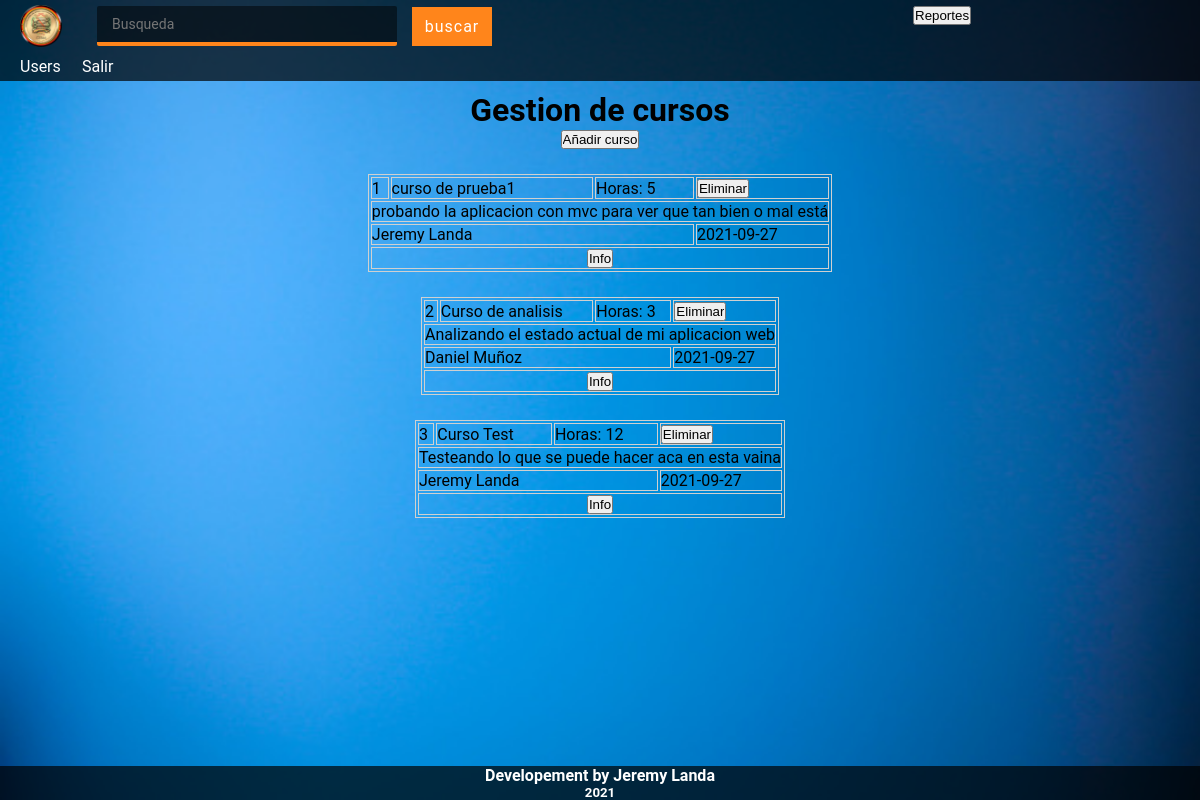
The page / (signed in) on the database its author committed.
### tables this page shows
CREATE TABLE cursos(
  curso_id INT(9) PRIMARY KEY AUTO_INCREMENT,
  curso_name VARCHAR(80) NOT NULL,
  curso_description TEXT,
  curso_contralor VARCHAR(30),
  curso_fecha DATE NOT NULL,
  curso_horas INT (3),
  FULLTEXT KEY search(curso_name, curso_contralor)
);

### controllers/ViewController.php (called while the page is built)
<?php
class ViewController {
	private static $view_path = './views/';
	public function load_view($view) {
		require_once( self::$view_path . 'header.php' );
		require_once( self::$view_path . $view . '.php' );
		require_once( self::$view_path . 'footer.php' );
	}
}

### index.php (called while the page is built, shortened)
<?php
require_once('./controllers/Autoload.php');
$route = isset($_GET['r']) ? $_GET['r'] : 'home';
$mexflix = new Router($route);

### controllers/Autoload.php (called while the page is built, shortened)
<?php
class Autoload
{
	public function __construct()
	{
		spl_autoload_register(function ($class_name){
			$models_path = './models/' . $class_name . '.php';
			$controllers_path = './controllers/' . $class_name . '.php';
		});
	}
}

### models/Model.php (called while the page is built, shortened)
<?php
abstract class Model {
	private static $db_host = 'localhost';
	private static $db_user = 'root';
	private static $db_pass = '';
	private static $db_name = 'contraloria';
	private static $db_charset = 'utf8';
	private $conn;
	protected $query;
	protected $rows = array();
	public function db_open() {
		$this->conn = new mysqli(
			self::$db_host,
			self::$db_user,
			self::$db_pass,
			self::$db_name
		);
		$this->conn->set_charset(self::$db_charset);
	}
	protected function get_query() {
		$result = $this->conn->query($this->query);
		while( $this->rows[] = $result->fetch_assoc() );
		return array_pop($this->rows);
	}
}

### models/CursosModel.php (called while the page is built, shortened)
<?php
class CursosModel extends Model {
	public function read( $cursos_id = '' ) {
		$this->query = ($cursos_id != '')
    ?"SELECT * FROM cursos WHERE curso_id = $cursos_id
		ORDER BY curso_fecha"
    :"SELECT * FROM cursos
		 ORDER BY curso_fecha DESC";
		$this->get_query();
		$data = array();
		foreach ($this->rows as $key => $value) {
			array_push($data, $value);
		}
		return $data;
	}
}
?>

### views/home.php (the view, shortened to what this page needs)
<div align="center">
<h1>Gestion de cursos</h1>
<form method="post">
  <input type="submit" name="add_curso" value="Añadir curso">
</form>
<?php
  $cursos = new CursosModel();
  $cursos_datos = $cursos->read();
  foreach ($cursos_datos as $key) {
    print('<table class="bordez">
      <tr>
        <td>' . $key['curso_id'] . '</td>
        <td>' . $key['curso_name'] . '</td>
        <td>Horas: ' . $key['curso_horas'] .'</td>
        <td>
          </form>
          <form method="post">
            <input type="hidden" name="r" value="delete_curso">
            <input type="hidden" name="c" value="' . $key['curso_id'] . '">
            <input type="submit" name="delete" value="Eliminar">
          </form>
        </td>
      </tr>
      <tr>
        <td colspan="4">' . $key['curso_description'] . '</td>
      </tr>
      <tr>
        <td colspan="3">' . $key['curso_contralor'] . '</td>
        <td>' . $key['curso_fecha'] . '</td>
      </tr>
      <tr>
        <td colspan="4" align="center">
        <form align="center" action="./?r=cursos&c='. $key['curso_id'] .'" method="post">
          <input type="hidden" name="r" value="info_curso">
          <input type="hidden" name="c" value="' . $key['curso_id'] . '">
          <input type="submit" name="informacion" value="Info">
        </form>
        </td>
      </tr>
    </table>');
  }
?>
</div>

### views/header.php (style rules this page uses)
.bordez { border: 1px solid #d0d0d0; }
td { border: 1px solid #d0d0d0; }
table { margin: 25px auto; }
form { display: inline-block; }
* { margin: 0; padding: 0; -webkit-box-sizing: border-box; -moz-box-sizing: border-box; box-sizing: border-box; color: white; text-decoration: none; }
body { min-height: 100vh; display: grid; grid-template-rows: auto 1fr auto; background: url(./img/fd.jpg); background-size: cover; background-attachment: fixed; font-family: Roboto; }
* { color: black; }

### rows shown on the page
cursos: curso_id "1", curso_name "curso de prueba1", curso_horas "5", curso_description "probando la aplicacion con mvc para ver que tan bien o mal está", curso_contralor "Jeremy Landa", curso_fecha "2021-09-27"
cursos: curso_id "2", curso_name "Curso de analisis", curso_horas "3", curso_description "Analizando el estado actual de mi aplicacion web", curso_contralor "Daniel Muñoz", curso_fecha "2021-09-27"
cursos: curso_id "3", curso_name "Curso Test", curso_horas "12", curso_description "Testeando lo que se puede hacer aca en esta vaina", curso_contralor "Jeremy Landa", curso_fecha "2021-09-27"
